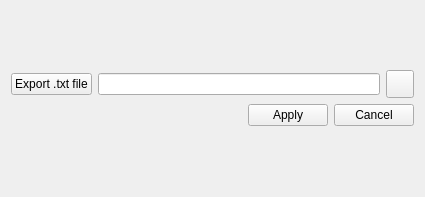
<?xml version="1.0" encoding="UTF-8"?>
<ui version="4.0">
 <class>Form</class>
 <widget class="QWidget" name="Form">
  <property name="geometry">
   <rect>
    <x>0</x>
    <y>0</y>
    <width>425</width>
    <height>197</height>
   </rect>
  </property>
  <property name="windowTitle">
   <string>Form</string>
  </property>
  <layout class="QVBoxLayout" name="verticalLayout_2">
   <item>
    <layout class="QVBoxLayout" name="verticalLayout">
     <item>
      <layout class="QHBoxLayout" name="horizontalLayout_2">
       <item>
        <widget class="QPushButton" name="export_location_button">
         <property name="sizePolicy">
          <sizepolicy hsizetype="Fixed" vsizetype="Fixed">
           <horstretch>0</horstretch>
           <verstretch>0</verstretch>
          </sizepolicy>
         </property>
         <property name="text">
          <string>Export .txt file</string>
         </property>
        </widget>
       </item>
       <item>
        <widget class="QLineEdit" name="export_location_text"/>
       </item>
       <item>
        <widget class="QPushButton" name="export_location_folder_button">
         <property name="maximumSize">
          <size>
           <width>28</width>
           <height>28</height>
          </size>
         </property>
         <property name="text">
          <string/>
         </property>
         <property name="icon">
          <iconset>
           <normaloff>ICONS/folder.png</normaloff>ICONS/folder.png</iconset>
         </property>
        </widget>
       </item>
      </layout>
     </item>
     <item>
      <layout class="QHBoxLayout" name="horizontalLayout_3">
       <item>
        <spacer name="horizontalSpacer_2">
         <property name="orientation">
          <enum>Qt::Horizontal</enum>
         </property>
         <property name="sizeHint" stdset="0">
          <size>
           <width>40</width>
           <height>20</height>
          </size>
         </property>
        </spacer>
       </item>
       <item alignment="Qt::AlignRight">
        <widget class="QPushButton" name="apply_button">
         <property name="sizePolicy">
          <sizepolicy hsizetype="Fixed" vsizetype="Fixed">
           <horstretch>0</horstretch>
           <verstretch>0</verstretch>
          </sizepolicy>
         </property>
         <property name="text">
          <string>Apply</string>
         </property>
         <property name="icon">
          <iconset>
           <normaloff>ICONS/checked.png</normaloff>ICONS/checked.png</iconset>
         </property>
         <property name="autoDefault">
          <bool>false</bool>
         </property>
        </widget>
       </item>
       <item alignment="Qt::AlignRight">
        <widget class="QPushButton" name="cancel_button">
         <property name="sizePolicy">
          <sizepolicy hsizetype="Fixed" vsizetype="Fixed">
           <horstretch>0</horstretch>
           <verstretch>0</verstretch>
          </sizepolicy>
         </property>
         <property name="text">
          <string>Cancel</string>
         </property>
         <property name="icon">
          <iconset>
           <normaloff>ICONS/cancel.png</normaloff>ICONS/cancel.png</iconset>
         </property>
        </widget>
       </item>
      </layout>
     </item>
    </layout>
   </item>
  </layout>
 </widget>
 <resources/>
 <connections/>
</ui>
